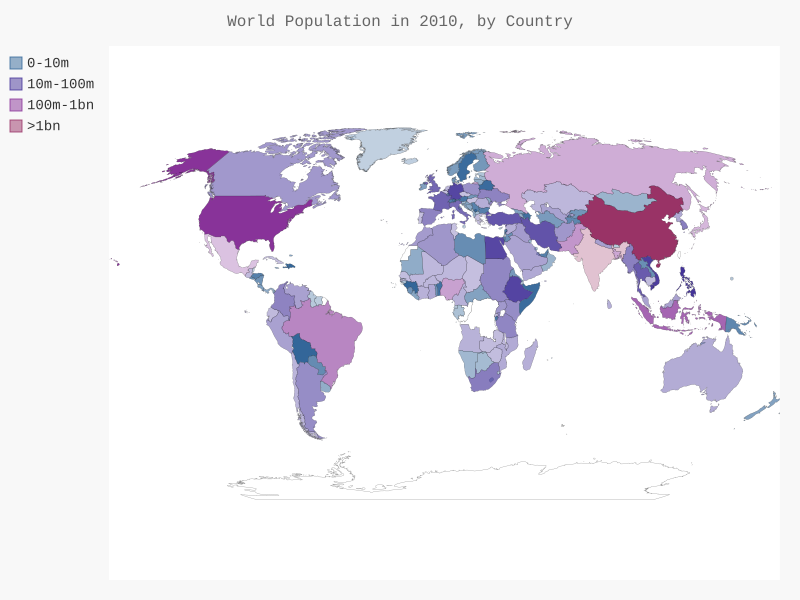

Generate this figure with Python:
import json
import pygal_maps_world.maps
from pygal.style import RotateStyle, LightColorizedStyle
from pygal_maps_world.i18n import COUNTRIES

from country_codes import get_country_code


# 将数据读取到列表
filename = "population_data.json"
with open(filename) as f:
    pop_data = json.load(f)

# 读取每个国家2010年的人口数量
cc_population = {}
for pop_dict in pop_data:
    if pop_dict["Year"] == '2010':

        # 国家名
        country_name = pop_dict["Country Name"]

        # 人口数量有小数，因此先要转化为浮点数
        population = int(float(pop_dict["Value"]))

        code = get_country_code(country_name)
        if code:
            cc_population[code] = population

# 根据人口数量对国家进行分组
cc_pops_1, cc_pops_2, cc_pops_3, cc_pops_4 = {}, {}, {}, {}
for cc, pop in cc_population.items():
    if pop < 10000000:
        cc_pops_1[cc] = pop
    elif pop < 100000000:
        cc_pops_2[cc] = pop
    elif pop < 1000000000:
        cc_pops_3[cc] = pop
    else:
        cc_pops_4[cc] = pop

# 绘制地图
wm_style = RotateStyle("#336699", base_style=LightColorizedStyle)
wm = pygal_maps_world.maps.World(style=wm_style)
wm.title = "World Population in 2010, by Country"
wm.add("0-10m", cc_pops_1)
wm.add("10m-100m", cc_pops_2)
wm.add("100m-1bn", cc_pops_3)
wm.add(">1bn", cc_pops_4)

wm.render_to_file("world_population.svg")
